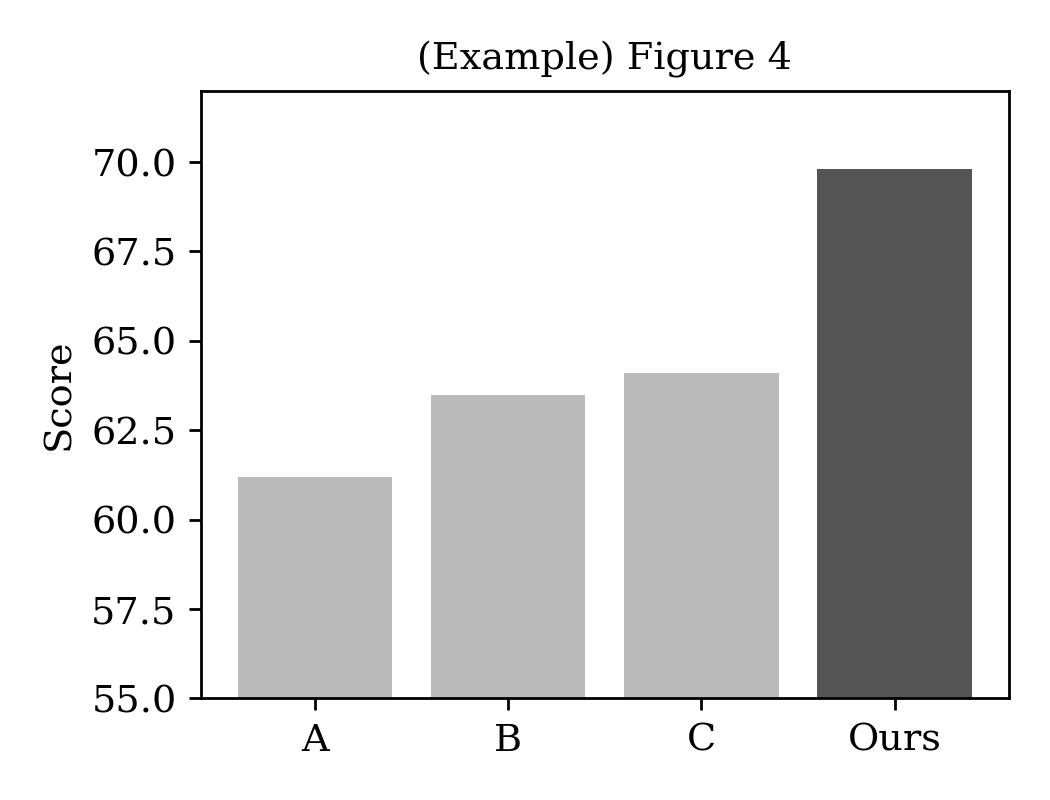
#> input picture examples/figs/example_small.png, 1050 x 800 px
$ python split_panels.py ../examples/figs/example_small.png --out out
#> lines starting #> are read from the running program, lines starting #| are printed output that depends on the picture; after the words box and inside, x2 and y2 are one past the last pixel; in counts of white or black regions, pixels touching at a corner belong together
#!/usr/bin/env python3
"""Split a multi-panel figure into its panels (XY-cut on background gaps).

    python3 scripts/split_panels.py figure.png --out figs/fig3_panels [--min-gap 12] [--depth 3]

Writes <out>/p1.png, p2.png, ... , <out>/panels.json (crop fractions l,t,r,b of the
source) and <out>/preview.png (numbered boxes). Always open preview.png: if a panel
was split too finely or not at all, adjust --min-gap / --depth, or write the crops
by hand into the spec (`panels` items accept "crop": [l, t, r, b]).
Pieces that belong together (a card and its caption, a heatmap and its colour bar)
can be joined with --merge "2+5,3+6"; titles removed with --drop 1.

Why: a figure laid out for a paper page (e.g. 3 + 2 panels, or tall stacks) rarely fits
a 16:9 content zone. Cut it into panels and let build_deck's `panels` shape re-flow them
into rows that fill the zone (references/spec.md, `panels`).
"""
import argparse
import json
from pathlib import Path

import numpy as np
from PIL import Image, ImageDraw


def bg_mask(a, tol):
    """True where a pixel looks like background (close to the corner colour or white)."""
    corners = np.stack([a[0, 0], a[0, -1], a[-1, 0], a[-1, -1]]).astype(int)
    bg = np.median(corners, axis=0)
    d = np.abs(a.astype(int) - bg).max(axis=2)
    white = (a.astype(int) > 245).all(axis=2)
    return (d <= tol) | white


def runs(flags, min_len):
    """Index ranges [s, e) where flags is True for at least min_len in a row."""
    out, s = [], None
    for i, f in enumerate(list(flags) + [False]):
        if f and s is None:
            s = i
        elif not f and s is not None:
            if i - s >= min_len:
                out.append((s, i))
            s = None
    return out


def cut(mask, box, axis, min_gap, depth, min_size):
    x0, y0, x1, y1 = box
    sub = mask[y0:y1, x0:x1]
    if sub.size == 0:
        return []
    # trim background margins
    rows_bg, cols_bg = sub.all(axis=1), sub.all(axis=0)
    if rows_bg.all():
        return []
    ty = np.argmax(~rows_bg); by = len(rows_bg) - np.argmax(~rows_bg[::-1])
    tx = np.argmax(~cols_bg); bx = len(cols_bg) - np.argmax(~cols_bg[::-1])
    x0, y0, x1, y1 = x0 + tx, y0 + ty, x0 + bx, y0 + by
    if depth == 0:
        return [(x0, y0, x1, y1)]
    sub = mask[y0:y1, x0:x1]
    for ax in (axis, 1 - axis):
        flags = sub.all(axis=1) if ax == 0 else sub.all(axis=0)   # ax 0: horizontal gaps
        gaps = runs(flags, min_gap)
        if gaps:
            edges = [0] + [g for gap in gaps for g in gap] + [len(flags)]
            parts = []
            for s, e in zip(edges[::2], edges[1::2]):
                if e - s < min_size:
                    continue
                b = (x0, y0 + s, x1, y0 + e) if ax == 0 else (x0 + s, y0, x0 + e, y1)
                parts += cut(mask, b, 1 - ax, min_gap, depth - 1, min_size)
            if len(parts) > 1:
                return parts
    return [(x0, y0, x1, y1)]


def main():
    ap = argparse.ArgumentParser(description=__doc__, formatter_class=argparse.RawDescriptionHelpFormatter)
    ap.add_argument("image")
    ap.add_argument("--out", required=True, help="output directory")
    ap.add_argument("--min-gap", type=int, default=12, help="min background gap (px) between panels")
    ap.add_argument("--depth", type=int, default=3, help="max nesting of cuts")
    ap.add_argument("--tol", type=int, default=6, help="colour tolerance for background")
    ap.add_argument("--pad", type=int, default=6, help="padding (px) kept around each panel")
    ap.add_argument("--merge", default="", help='join over-split pieces, e.g. "2+5,3+6" (numbers from a first run)')
    ap.add_argument("--drop", default="", help='discard pieces, e.g. "1" (a figure title)')
    a = ap.parse_args()

    im = Image.open(a.image).convert("RGB")
    arr = np.asarray(im)
    mask = bg_mask(arr, a.tol)
#> in bg_mask, `corners = np.stack([a[0, 0], a[0, -1], a[-1, 0], a[-1, -1]]).astype(int)`: corners = [[255, 255, 255], [255, 255, 255], [255, 255, 255], [255, 255, 255]]
#> in bg_mask, `bg = np.median(corners, axis=0)`: bg = [255, 255, 255]
#> in bg_mask, `d = np.abs(a.astype(int) - bg).max(axis=2)`:
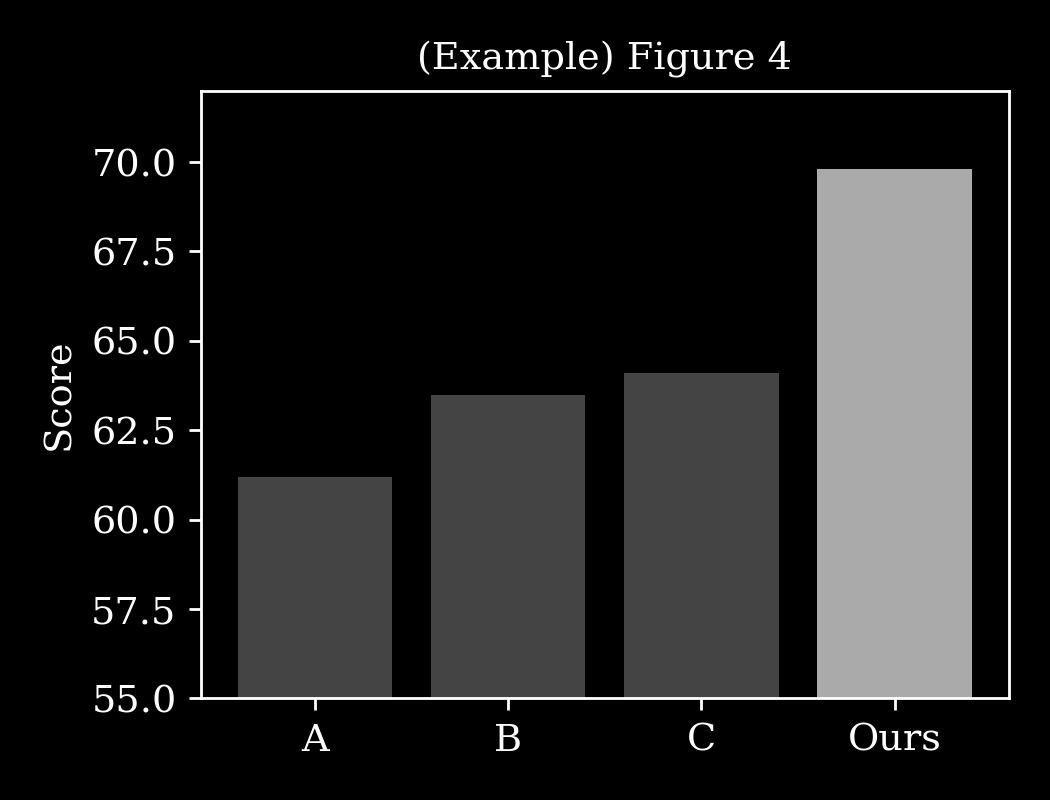
#> d: shape (800, 1050) float64; min 0, max 255, mean 32.3
#> in bg_mask, `white = (a.astype(int) > 245).all(axis=2)`:
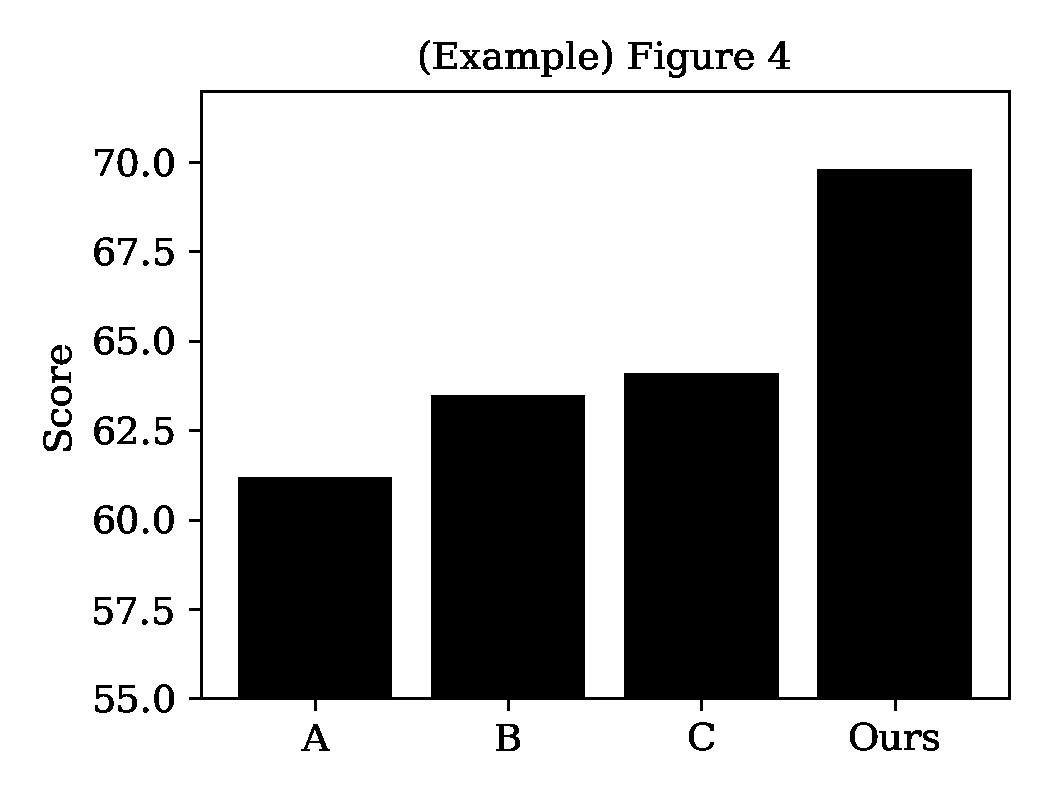
#> white: shape (800, 1050) bool; 72.3% white; 58 black regions, largest, box (x1, y1, x2, y2) and area: (189, 90, 1011, 711) 221301, (505, 49, 540, 69) 379, (496, 724, 520, 751) 339
    W, H = im.size
#> W = 1050; H = 800
    boxes = cut(mask, (0, 0, W, H), 0, a.min_gap, a.depth, max(20, a.min_gap * 2))
#> in cut, `ty = np.argmax(~rows_bg)`: ty = 40
#> in cut, `by = len(rows_bg) - np.argmax(~rows_bg[::-1])`: by = 751
#> in cut, `tx = np.argmax(~cols_bg)`: tx = 43
#> in cut, `bx = len(cols_bg) - np.argmax(~cols_bg[::-1])`: bx = 1011
#> in cut, `x0, y0, x1, y1 = x0 + tx, y0 + ty, x0 + bx, y0 + by`: x0 = 43; y0 = 40; x1 = 1011; y1 = 751
#> in cut, `sub = mask[y0:y1, x0:x1]`: sub: shape (711, 968) bool; 66.2% white; 58 black regions, largest, box (x1, y1, x2, y2) and area: (146, 50, 968, 671) 221301, (462, 9, 497, 29) 379, (453, 684, 477, 711) 339
#> the loop in cut, `for ax in (axis, 1 - axis):` made 1 pass
#> edges on pass 1: [0, 29, 51, 131, 146, 968]
#> pass 1, in cut (call 2), `sub = mask[y0:y1, x0:x1]`:
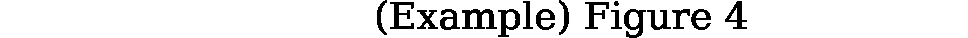
#> sub: shape (38, 968) bool; 90.4% white; 17 black regions, largest, box (x1, y1, x2, y2) and area: (462, 9, 497, 29) 379, (624, 9, 646, 38) 305, (390, 2, 414, 29) 304
#> pass 1, in cut (call 2), `sub = mask[y0:y1, x0:x1]`:
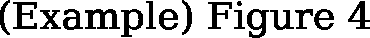
#> sub: shape (38, 370) bool; 75% white; 17 black regions, largest, box (x1, y1, x2, y2) and area: (85, 9, 120, 29) 379, (247, 9, 269, 38) 305, (13, 2, 37, 29) 304
#> pass 1, in cut (call 3), `sub = mask[y0:y1, x0:x1]`:
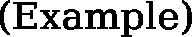
#> sub: shape (37, 192) bool; 71.6% white; 9 black regions, largest, box (x1, y1, x2, y2) and area: (85, 9, 120, 29) 379, (13, 2, 37, 29) 304, (121, 9, 143, 37) 285
#> boxes = [(420, 40, 612, 77), (628, 41, 754, 78), (43, 345, 72, 451), (95, 148, 174, 177), (94, 237, 174, 266), (94, 326, 174, 355), (94, 416, 174, 445), (94, 505, 174, 534), (94, 597, 173, 625), (95, 684, 174, 713), (189, 90, 1011, 751)]
    boxes.sort(key=lambda b: (round(b[1] / (H * 0.05)), b[0]))  # reading order
    if a.merge or a.drop:  # numbers refer to the reading order of the plain split
        groups = [[int(v) - 1 for v in g.split("+")] for g in a.merge.split(",") if g]
        drop = {int(v) - 1 for v in a.drop.split(",") if v}
        used = {i for g in groups for i in g} | drop
        merged = [(min(boxes[i][0] for i in g), min(boxes[i][1] for i in g),
                   max(boxes[i][2] for i in g), max(boxes[i][3] for i in g)) for g in groups]
        boxes = merged + [b for i, b in enumerate(boxes) if i not in used]
        boxes.sort(key=lambda b: (round(b[1] / (H * 0.05)), b[0]))
    out = Path(a.out)
    out.mkdir(parents=True, exist_ok=True)
    info = []
    prev = im.copy()
    d = ImageDraw.Draw(prev)
    for i, (x0, y0, x1, y1) in enumerate([tuple(int(v) for v in b) for b in boxes], 1):
        x0, y0 = max(0, x0 - a.pad), max(0, y0 - a.pad)
        x1, y1 = min(W, x1 + a.pad), min(H, y1 + a.pad)
        im.crop((x0, y0, x1, y1)).save(out / f"p{i}.png")
        crop = [round(x0 / W, 4), round(y0 / H, 4), round(1 - x1 / W, 4), round(1 - y1 / H, 4)]
        info.append({"file": f"p{i}.png", "crop": crop, "px": [x0, y0, x1, y1],
                     "aspect": round((x1 - x0) / (y1 - y0), 2)})
        d.rectangle((x0, y0, x1, y1), outline=(220, 30, 30), width=4)
        d.rectangle((x0, y0, x0 + 46, y0 + 34), fill=(220, 30, 30))
        d.text((x0 + 10, y0 + 6), str(i), fill="white")
#> this loop made 11 passes
#> (x0, y0, x1, y1, crop) on passes 1 to 11: (414, 34, 618, 83, [0.394, 0.0425, 0.411, 0.896]), (622, 35, 760, 84, [0.592, 0.0437, 0.276, 0.895]), (183, 84, 1017, 757, [0.174, 0.105, 0.0314, 0.0537]), (89, 142, 180, 183, [0.0848, 0.177, 0.829, 0.771]), (88, 231, 180, 272, [0.0838, 0.289, 0.829, 0.66]), (88, 320, 180, 361, [0.0838, 0.4, 0.829, 0.549]), (37, 339, 78, 457, [0.0352, 0.424, 0.926, 0.429]), (88, 410, 180, 451, [0.0838, 0.512, 0.829, 0.436]), (88, 499, 180, 540, [0.0838, 0.624, 0.829, 0.325]), (88, 591, 179, 631, [0.0838, 0.739, 0.83, 0.211]), (89, 678, 180, 719, [0.0848, 0.848, 0.829, 0.101])
#> pass 1, in main, `im.crop((x0, y0, x1, y1)).save(out / f"p{i}.png")`:
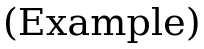
#> saved as p1.png: PIL image 204x49 RGB; min 0, max 255, mean 215.8
#> after the loop, info = 11 items
    prev.save(out / "preview.png")
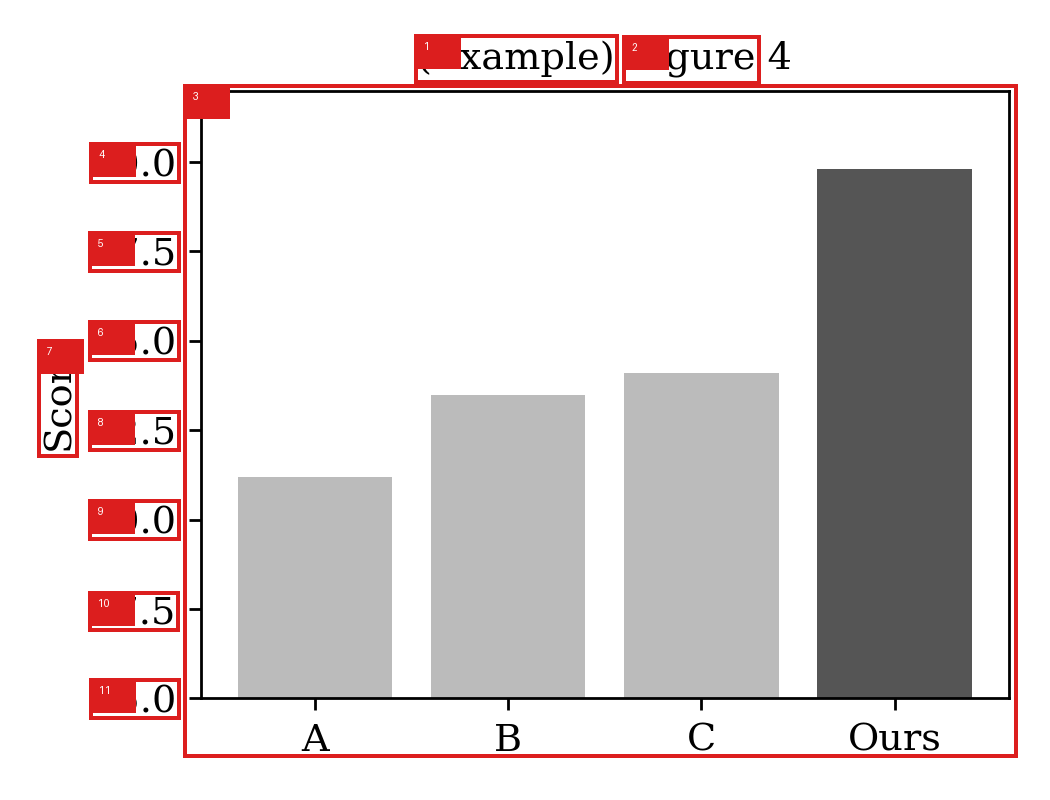
#> saved as preview.png: PIL image 1050x800 RGB; mean R, G, B 222.1, 213.6, 213.6
    (out / "panels.json").write_text(json.dumps({"source": str(a.image), "panels": info}, indent=2))
    for p in info:
        print(p["file"], "crop", p["crop"], "aspect", p["aspect"])
#> this loop made 11 passes
#| p1.png crop [0.3943, 0.0425, 0.4114, 0.8962] aspect 4.16
#| p2.png crop [0.5924, 0.0437, 0.2762, 0.895] aspect 2.82
#| p3.png crop [0.1743, 0.105, 0.0314, 0.0537] aspect 1.24
#| p4.png crop [0.0848, 0.1775, 0.8286, 0.7712] aspect 2.22
#| p5.png crop [0.0838, 0.2888, 0.8286, 0.66] aspect 2.24
#| p6.png crop [0.0838, 0.4, 0.8286, 0.5488] aspect 2.24
#| p7.png crop [0.0352, 0.4238, 0.9257, 0.4287] aspect 0.35
#| p8.png crop [0.0838, 0.5125, 0.8286, 0.4363] aspect 2.24
#> (further printed lines are left out)
    print(f"-> {out}/preview.png")


if __name__ == "__main__":
    main()
